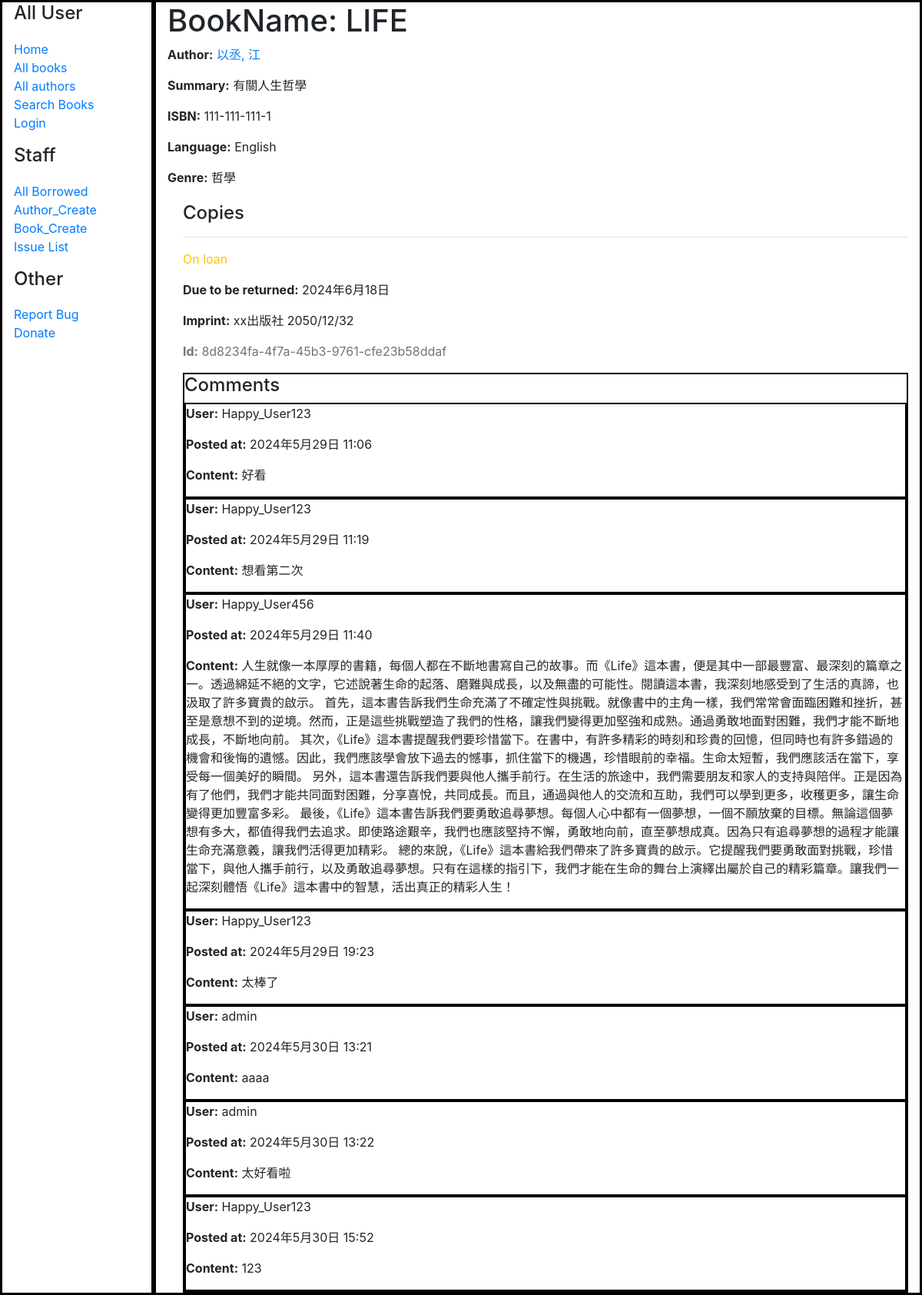
/catalog/book/1, run on the app's committed database.
### catalog/models.py (models this page shows, shortened)
class Book(models.Model):
    title = models.CharField(max_length=200)
    author = models.ForeignKey('Author', on_delete=models.SET_NULL, null=True)
    summary = models.TextField(max_length=1000, help_text='Enter a brief description of the book')
    isbn = models.CharField('ISBN', max_length=13, help_text='13 Character <a href="https://www.isbn-international.org/content/what-isbn">ISBN number</a>')
    genre = models.ManyToManyField(Genre, help_text='Select a genre for this book')
    language=models.ForeignKey('Language', on_delete=models.SET_NULL, null=True)
    def display_genre(self):
        """Create a string for the Genre. This is required to display genre in Admin."""
        return ', '.join(genre.name for genre in self.genre.all()[:3])
    display_genre.short_description = 'Genre'

class Author(models.Model):
    first_name = models.CharField(max_length=100)
    last_name = models.CharField(max_length=100)
    date_of_birth = models.DateField(null=True, blank=True)
    date_of_death = models.DateField('Died', null=True, blank=True)
    class Meta:
        ordering = ['last_name', 'first_name']
    def __str__(self):
        return f'{self.last_name}, {self.first_name}'

class Language(models.Model):
    language = models.CharField(max_length=100)
    def __str__(self):
        return f'{self.language}'

class Genre(models.Model):
    name = models.CharField(max_length=200, help_text='Enter a book genre (e.g. Science Fiction)')
    def __str__(self):
        return self.name

class BookInstance(models.Model):
    id = models.UUIDField(primary_key=True, default=uuid.uuid4, help_text='Unique ID for this particular book across whole library')
    book = models.ForeignKey('Book', on_delete=models.SET_NULL, null=True)
    imprint = models.CharField(max_length=200)
    due_back = models.DateField(null=True, blank=True)
    borrower = models.ForeignKey(User, on_delete=models.SET_NULL, null=True, blank=True)
    LOAN_STATUS = (
        ('m', 'Maintenance'),
        ('o', 'On loan'),
        ('a', 'Available'),
        ('r', 'Reserved'),
    )
    status = models.CharField(
        max_length=1,
        choices=LOAN_STATUS,
        blank=True,
        default='m',
        help_text='Book availability',
    )
    class Meta:
        ordering = ['due_back']
        permissions = (("can_mark_returned", "Set book as returned"),)

class Comment(models.Model):
    comment_text=models.TextField(max_length=1000)
    book = models.ForeignKey("Book", on_delete=models.CASCADE,related_name="comments")
    created_at= models.DateTimeField(auto_now_add=True)
    user = models.ForeignKey(User, on_delete=models.CASCADE, null=True)

### catalog/views.py (the view, shortened to what this page needs)
# urls.py: path('book/<int:pk>', views.BookDetailView.as_view(), name='book-detail'),
class BookDetailView(generic.DetailView):
    model = Book
    template_name = 'book_detail.html'
    def get_context_data(self, **kwargs):
        context = super().get_context_data(**kwargs)
        book = self.object
        comments = Comment.objects.filter(book=book)
        context['comments'] = comments
        context['form'] = CommentForm()
        return context

### catalog/templates/book_detail.html (shortened to what this page needs)
{% extends "base_generic.html" %}
{% block content %}
  <h1>BookName: {{ book.title }}</h1>
  <p><strong>Author:</strong> <a href="{% url 'author-detail' book.author.pk %}">{{ book.author }}</a></p>
  <p><strong>Summary:</strong> {{ book.summary }}</p>
  <p><strong>ISBN:</strong> {{ book.isbn }}</p>
  <p><strong>Language:</strong> {{ book.language }}</p>
  <p><strong>Genre:</strong> {{ book.genre.all|join:", " }}</p>
  <div style="margin-left:20px;margin-top:20px">
    <h4>Copies</h4>
    {% for copy in book.bookinstance_set.all %}
      <hr />
      <p
        class="{% if copy.status == 'a' %}text-success{% elif copy.status == 'm' %}text-danger{% else %}text-warning{% endif %}">
        {{ copy.get_status_display }}
      </p>
      {% if copy.status != 'a' %}
        <p><strong>Due to be returned:</strong> {{ copy.due_back }}</p>
      {% endif %}
      <p><strong>Imprint:</strong> {{ copy.imprint }}</p>
      <p class="text-muted"><strong>Id:</strong> {{ copy.id }}</p>
    {% endfor %}
  <div class="comments" style="border: 2px solid black;">
    <h4>Comments</h4>
    {% if comments %}
    {% for comment in comments %}
    <div class="comment" style="border: 2px solid black;">
    <p><strong>User:</strong> {{ comment.user }}</p>
    <p><strong>Posted at:</strong> {{ comment.created_at }}</p>
    <p><strong>Content:</strong> {{ comment.comment_text }}</p>
    </div>
    {% endfor %}
    {% else %}
    <h5>No Comment</h5>
    {% endif %}
    </div>
{% endblock %}

### data on the page
Book: title "LIFE", author "以丞, 江", summary "有關人生哲學", isbn "111-111-111-1", language "English", genre.all "哲學"
BookInstance: status "On loan", due_back "2024年6月18日", imprint "xx出版社 2050/12/32", id "8d8234fa-4f7a-45b3-9761-cfe23b58ddaf"
Comment: user "Happy_User123", created_at "2024年5月29日 11:06", comment_text "好看"
Comment: user "Happy_User123", created_at "2024年5月29日 11:19", comment_text "想看第二次"
Comment: user "Happy_User456", created_at "2024年5月29日 11:40", comment_text "人生就像一本厚厚的書籍，每個人都在不斷地書寫自己的故事。而《Life》這本書，便是其中一部最豐富、最深刻的篇章之一。透過綿延不絕的文字，它述說著生命的起落、磨難與成長，以及無盡的可能性。閱讀這本書，我深刻地感受到了生活的真諦，也汲取了許多寶貴的啟示。 首先，這本書告訴我們生命充滿了不確定性與挑戰。就像書中的主角一樣，我們常常會面臨困難和挫折，甚至是意想不到的逆境。然而，正是這些挑戰塑造了我們的性格，讓我們變得更加堅強和成熟。通過勇敢地面對困難，我們才能不斷地成長，不斷地向前。 其次，《Life》這本書提醒我們要珍惜當下。在書中，有許多精彩的時刻和珍貴的回憶，但同時也有許多錯過的機會和後悔的遺憾。因此，我們應該學會放下過去的憾事，抓住當下的機遇，珍惜眼前的幸福。生命太短暫，我們應該活在當下，享受每一個美好的瞬間。 另外，這本書還告訴我們要與他人攜手前行。在生活的旅途中，我們需要朋友和家人的支持與陪伴。正是因為有了他們，我們才能共同面對困難，分享喜悅，共同成長。而且，通過與他人的交流和互助，我們可以學到更多，收穫更多，讓生命變得更加豐富多彩。 最後，《Life》這本書告訴我們要勇敢追尋夢想。每個人心中都有一個夢想，一個不願放棄的目標。無論這個夢想有多大，都值得我們去追求。即使路途艱辛，我們也應該堅持不懈，勇敢地向前，直至夢想成真。因為只有追尋夢想的過程才能讓生命充滿意義，讓我們活得更加精彩。…"
Comment: user "Happy_User123", created_at "2024年5月29日 19:23", comment_text "太棒了"
Comment: user "admin", created_at "2024年5月30日 13:21", comment_text "aaaa"
Comment: user "admin", created_at "2024年5月30日 13:22", comment_text "太好看啦"
Comment: user "Happy_User123", created_at "2024年5月30日 15:52", comment_text "123"
